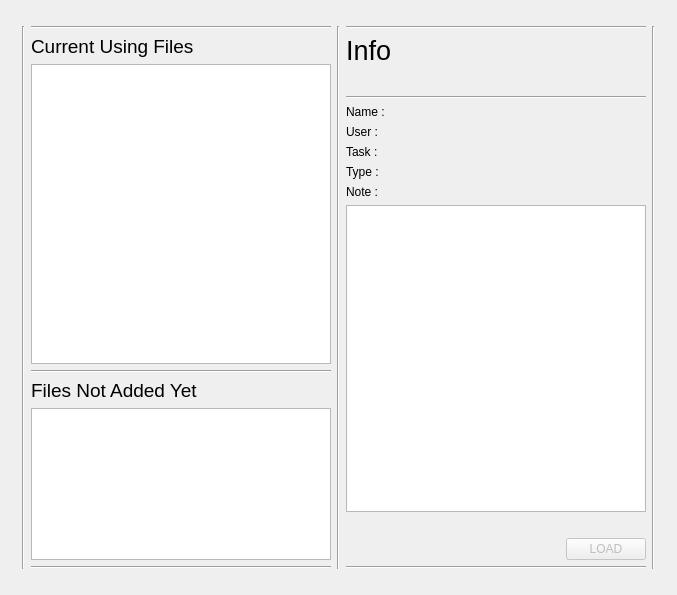
<?xml version="1.0" encoding="UTF-8"?>
<ui version="4.0">
 <class>Form</class>
 <widget class="QWidget" name="Form">
  <property name="geometry">
   <rect>
    <x>0</x>
    <y>0</y>
    <width>677</width>
    <height>595</height>
   </rect>
  </property>
  <property name="windowTitle">
   <string>Form</string>
  </property>
  <layout class="QHBoxLayout" name="horizontalLayout">
   <item>
    <layout class="QHBoxLayout" name="horizontalLayout_7">
     <property name="leftMargin">
      <number>10</number>
     </property>
     <property name="topMargin">
      <number>15</number>
     </property>
     <property name="rightMargin">
      <number>10</number>
     </property>
     <property name="bottomMargin">
      <number>15</number>
     </property>
     <item>
      <widget class="Line" name="line_7">
       <property name="orientation">
        <enum>Qt::Vertical</enum>
       </property>
      </widget>
     </item>
     <item>
      <layout class="QVBoxLayout" name="verticalLayout">
       <item>
        <widget class="Line" name="line_8">
         <property name="orientation">
          <enum>Qt::Horizontal</enum>
         </property>
        </widget>
       </item>
       <item>
        <widget class="QLabel" name="label_2">
         <property name="minimumSize">
          <size>
           <width>300</width>
           <height>0</height>
          </size>
         </property>
         <property name="maximumSize">
          <size>
           <width>300</width>
           <height>16777215</height>
          </size>
         </property>
         <property name="font">
          <font>
           <pointsize>14</pointsize>
          </font>
         </property>
         <property name="text">
          <string>Current Using Files</string>
         </property>
        </widget>
       </item>
       <item>
        <widget class="QListWidget" name="listWidget_using">
         <property name="minimumSize">
          <size>
           <width>300</width>
           <height>300</height>
          </size>
         </property>
         <property name="maximumSize">
          <size>
           <width>300</width>
           <height>16777215</height>
          </size>
         </property>
        </widget>
       </item>
       <item>
        <widget class="Line" name="line_4">
         <property name="orientation">
          <enum>Qt::Horizontal</enum>
         </property>
        </widget>
       </item>
       <item>
        <widget class="QLabel" name="label_3">
         <property name="minimumSize">
          <size>
           <width>300</width>
           <height>0</height>
          </size>
         </property>
         <property name="maximumSize">
          <size>
           <width>300</width>
           <height>16777215</height>
          </size>
         </property>
         <property name="font">
          <font>
           <pointsize>14</pointsize>
          </font>
         </property>
         <property name="text">
          <string>Files Not Added Yet</string>
         </property>
        </widget>
       </item>
       <item>
        <widget class="QListWidget" name="listWidget_not">
         <property name="minimumSize">
          <size>
           <width>300</width>
           <height>0</height>
          </size>
         </property>
         <property name="maximumSize">
          <size>
           <width>300</width>
           <height>16777215</height>
          </size>
         </property>
        </widget>
       </item>
       <item>
        <widget class="Line" name="line_5">
         <property name="orientation">
          <enum>Qt::Horizontal</enum>
         </property>
        </widget>
       </item>
      </layout>
     </item>
     <item>
      <widget class="Line" name="line">
       <property name="orientation">
        <enum>Qt::Vertical</enum>
       </property>
      </widget>
     </item>
     <item>
      <layout class="QVBoxLayout" name="verticalLayout_2">
       <property name="rightMargin">
        <number>0</number>
       </property>
       <item>
        <widget class="Line" name="line_3">
         <property name="orientation">
          <enum>Qt::Horizontal</enum>
         </property>
        </widget>
       </item>
       <item>
        <widget class="QLabel" name="label">
         <property name="font">
          <font>
           <pointsize>20</pointsize>
          </font>
         </property>
         <property name="text">
          <string>Info</string>
         </property>
        </widget>
       </item>
       <item>
        <widget class="QLabel" name="label_version">
         <property name="font">
          <font>
           <family>Courier Prime</family>
           <pointsize>10</pointsize>
           <italic>true</italic>
          </font>
         </property>
         <property name="styleSheet">
          <string notr="true">color: rgb(204, 0, 0);</string>
         </property>
         <property name="text">
          <string/>
         </property>
        </widget>
       </item>
       <item>
        <widget class="Line" name="line_9">
         <property name="orientation">
          <enum>Qt::Horizontal</enum>
         </property>
        </widget>
       </item>
       <item>
        <layout class="QHBoxLayout" name="horizontalLayout_6">
         <item>
          <widget class="QLabel" name="label_4">
           <property name="maximumSize">
            <size>
             <width>54</width>
             <height>16777215</height>
            </size>
           </property>
           <property name="text">
            <string>Name :</string>
           </property>
          </widget>
         </item>
         <item>
          <widget class="QLabel" name="label_file">
           <property name="text">
            <string/>
           </property>
          </widget>
         </item>
        </layout>
       </item>
       <item>
        <layout class="QHBoxLayout" name="horizontalLayout_4">
         <item>
          <widget class="QLabel" name="label_6">
           <property name="maximumSize">
            <size>
             <width>45</width>
             <height>16777215</height>
            </size>
           </property>
           <property name="text">
            <string>User :</string>
           </property>
          </widget>
         </item>
         <item>
          <widget class="QLabel" name="label_user">
           <property name="text">
            <string/>
           </property>
          </widget>
         </item>
        </layout>
       </item>
       <item>
        <layout class="QHBoxLayout" name="horizontalLayout_3">
         <item>
          <widget class="QLabel" name="label_7">
           <property name="maximumSize">
            <size>
             <width>45</width>
             <height>16777215</height>
            </size>
           </property>
           <property name="text">
            <string>Task :</string>
           </property>
          </widget>
         </item>
         <item>
          <widget class="QLabel" name="label_task">
           <property name="text">
            <string/>
           </property>
          </widget>
         </item>
        </layout>
       </item>
       <item>
        <layout class="QHBoxLayout" name="horizontalLayout_2">
         <item>
          <widget class="QLabel" name="label_8">
           <property name="maximumSize">
            <size>
             <width>45</width>
             <height>16777215</height>
            </size>
           </property>
           <property name="text">
            <string>Type :</string>
           </property>
          </widget>
         </item>
         <item>
          <widget class="QLabel" name="label_type">
           <property name="text">
            <string/>
           </property>
          </widget>
         </item>
        </layout>
       </item>
       <item>
        <layout class="QVBoxLayout" name="verticalLayout_3">
         <item>
          <widget class="QLabel" name="label_9">
           <property name="text">
            <string>Note :</string>
           </property>
          </widget>
         </item>
         <item>
          <widget class="QPlainTextEdit" name="plainTextEdit_comment">
           <property name="minimumSize">
            <size>
             <width>300</width>
             <height>0</height>
            </size>
           </property>
           <property name="maximumSize">
            <size>
             <width>300</width>
             <height>16777215</height>
            </size>
           </property>
           <property name="baseSize">
            <size>
             <width>300</width>
             <height>0</height>
            </size>
           </property>
           <property name="readOnly">
            <bool>true</bool>
           </property>
          </widget>
         </item>
         <item>
          <widget class="QLabel" name="label_thumbnail">
           <property name="text">
            <string/>
           </property>
          </widget>
         </item>
        </layout>
       </item>
       <item>
        <layout class="QHBoxLayout" name="horizontalLayout_8">
         <property name="topMargin">
          <number>0</number>
         </property>
         <item alignment="Qt::AlignRight">
          <widget class="QPushButton" name="pushButton_load">
           <property name="enabled">
            <bool>false</bool>
           </property>
           <property name="text">
            <string>LOAD</string>
           </property>
          </widget>
         </item>
        </layout>
       </item>
       <item>
        <widget class="Line" name="line_2">
         <property name="orientation">
          <enum>Qt::Horizontal</enum>
         </property>
        </widget>
       </item>
      </layout>
     </item>
     <item>
      <widget class="Line" name="line_6">
       <property name="orientation">
        <enum>Qt::Vertical</enum>
       </property>
      </widget>
     </item>
    </layout>
   </item>
  </layout>
 </widget>
 <resources/>
 <connections/>
</ui>
